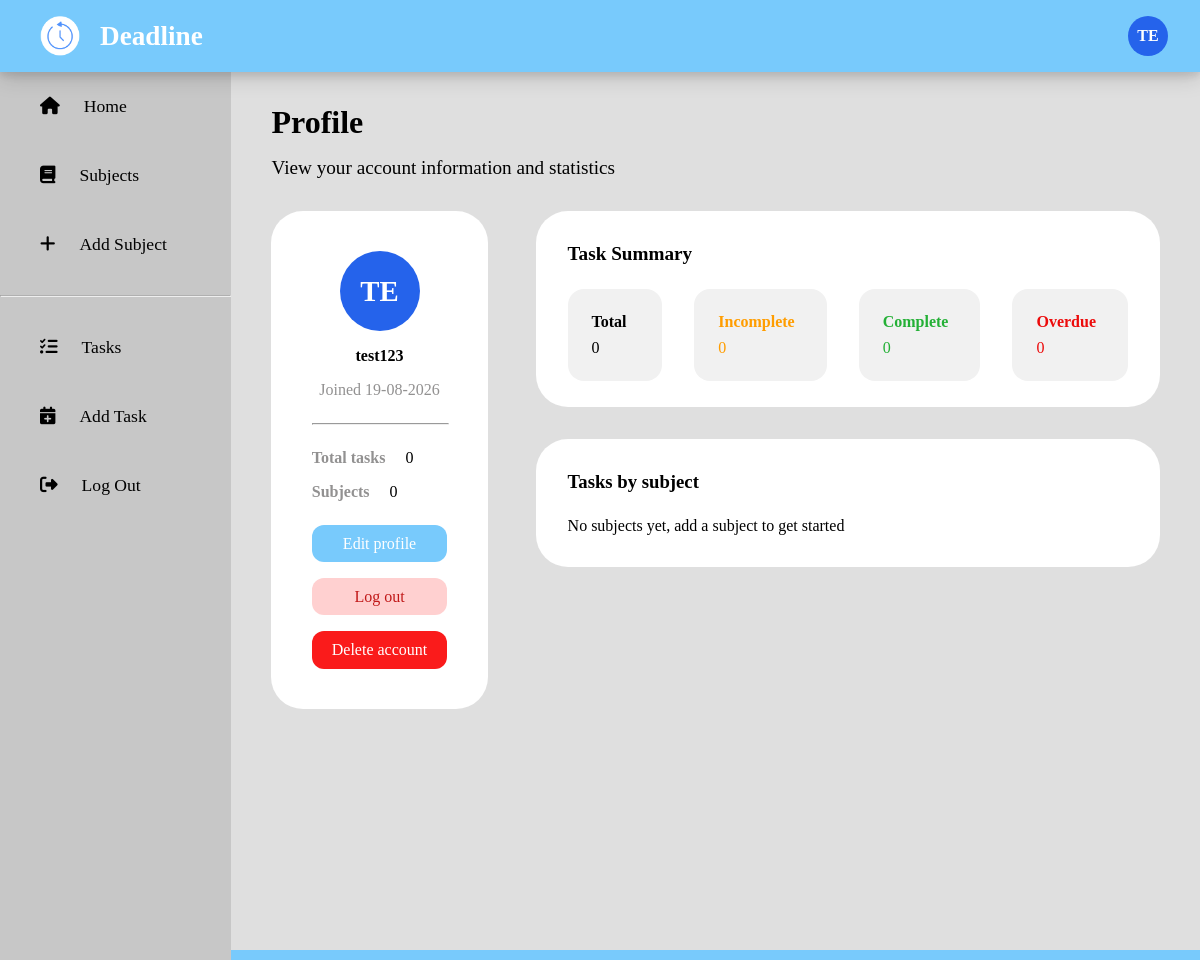
/profile (signed in), run on an earlier commit of the app's database.
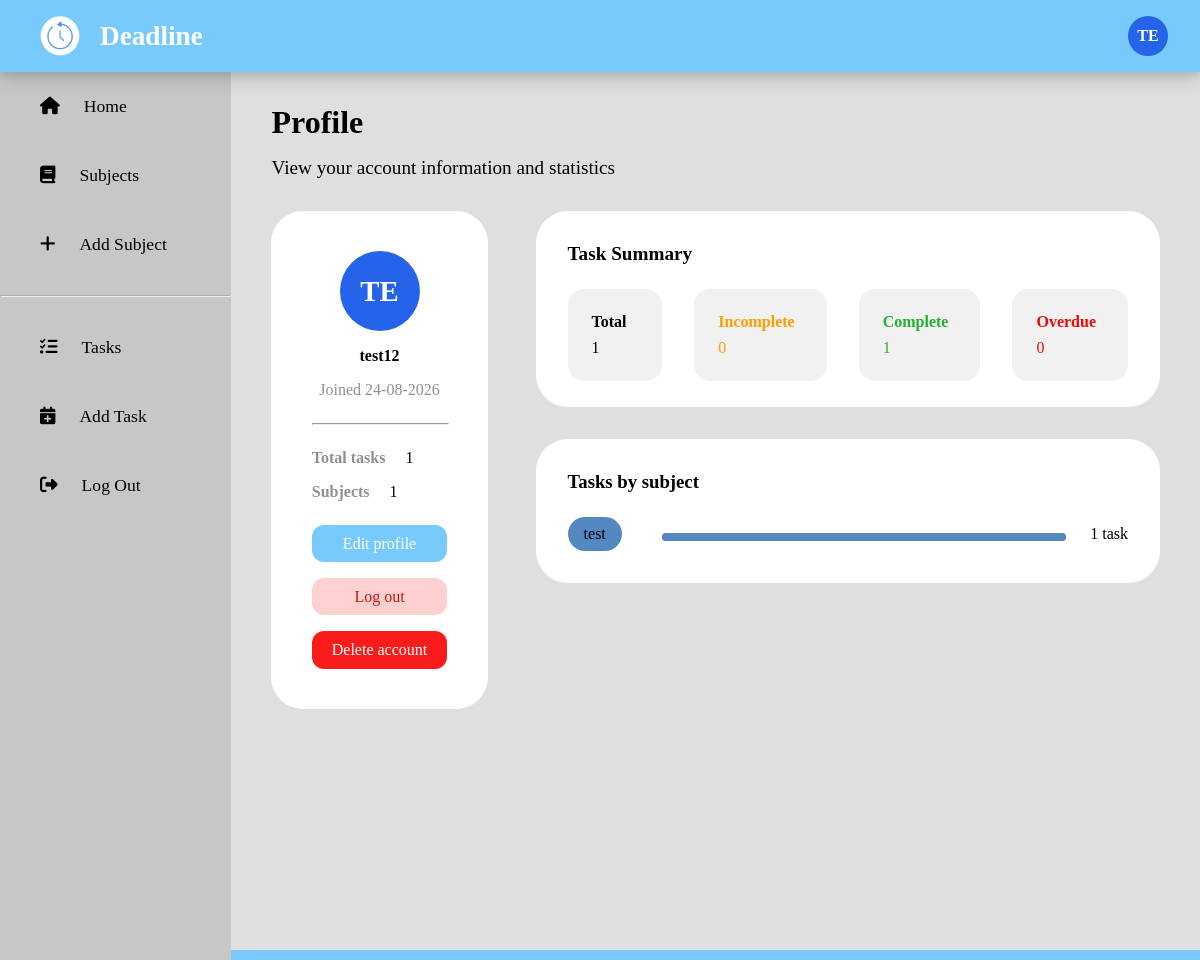
And on a later commit of the database.
### tables this page shows
CREATE TABLE Users (UserID INTEGER PRIMARY KEY, Username TEXT, Password TEXT, JoinDate TEXT);

CREATE TABLE Subjects (SubjectID INTEGER PRIMARY KEY, SubjectName TEXT, SubjectColor TEXT NOT NULL, UserID REFERENCES Users (UserID));

### app.py (the view)
@app.route('/profile')
@login_required
def profile():
    user = query_db("SELECT * FROM Users WHERE UserID = ?", (session['user_id'],), one=True)
    join_date = user[3] if len(user) > 3 else 'Unknown'
    total = query_db("SELECT COUNT(*) FROM Tasks WHERE UserID = ?", (session['user_id'],), one=True)[0]
    completed = query_db("SELECT COUNT(*) FROM Tasks WHERE UserID = ? AND StatusID = 1", (session['user_id'],), one=True)[0]
    overdue = query_db("SELECT COUNT(*) FROM Tasks WHERE UserID = ? AND StatusID = 4", (session['user_id'],), one=True)[0]
    incomplete = total - completed - overdue
    subjects = query_db("""
        SELECT Subjects.SubjectID, Subjects.SubjectName, Subjects.SubjectColor,
        COUNT(Tasks.TaskID) AS TaskCount
        FROM Subjects
        LEFT JOIN Tasks ON Subjects.SubjectID = Tasks.SubjectID
        WHERE Subjects.UserID = ?
        GROUP BY Subjects.SubjectID
        ORDER BY TaskCount DESC
    """, (session['user_id'],))
    subject_count = len(subjects)
    return render_template("profile.html", join_date=join_date, total=total, completed=completed, incomplete=incomplete, overdue=overdue, subjects=subjects, subject_count=subject_count)

### app.py (called while the page is built)
def get_db():
    db = getattr(g, '_database', None) # check if a connection already exists in g
    if db is None:
        db = g._database = sqlite3.connect(DATABASE) # creates a new connection if not
    return db

@app.teardown_appcontext
def close_connection(exception):
    db = getattr(g, '_database', None)
    if db is not None:
        db.close() # only close if a connection was opened

def query_db(query, args=(), one=False):
    cur = get_db().execute(query, args)
    rv = cur.fetchall()
    cur.close()
    return (rv[0] if rv else None) if one else rv

def login_required(f):
    @wraps(f)
    def decorated_function(*args, **kwargs):
        if 'user_id' not in session: # redirects to login page if not logged in
            return redirect(url_for('login'))
        return f(*args, **kwargs)
    return decorated_function

### templates/profile.html (shortened to what this page needs)
{% extends "layout.html" %}
{% block content %}
<div class="header-section">
    <div class="intro">
        <h1>Profile</h1>
        <p>View your account information and statistics</p>
    </div>
</div>
<div class="profile">
    <div class="user-information">
        <div class="profile-avatar">{{ session['username'][0].upper() }}{{ session['username'][1].upper() if session['username']|length > 1 else '' }}</div>
        <div class="profile-username">{{ session['username'] }}</div>
        <div class="join-date">Joined {{ join_date }}</div>
        <hr class="profile-divider">
        <div class="profile-info-row">
            <span class="profile-info-label">Total tasks</span>
            <span>{{ total }}</span>
        </div>
        <div class="profile-info-row">
            <span class="profile-info-label">Subjects</span>
            <span>{{ subject_count }}</span>
        </div>
        <a href="/edit-profile" class="profile-edit-btn">Edit profile</a>
        <a href="/logout" class="profile-logout-btn">Log out</a>
        <form method="POST" action="/delete-account" onsubmit="return confirm('Are you sure you want to delete your account? This cannot be undone.');">
            <button type="submit" class="profile-delete-btn">Delete account</button>
        </form>
    </div>
    <div class="profile-right-column">
        <div class="profile-stats">
            <h1 class="stats-title">Task Summary</h1>
            <div class="profile-stat-grid">
                <div class="profile-stat">
                    <div class="total-stat-label">Total</div>
                    <div class="total-stat-value">{{ total }}</div>
                </div>
                <div class="profile-stat">
                    <div class="incomplete-stat-label">Incomplete</div>
                    <div class="incomplete-stat-value">{{ incomplete }}</div>
                </div>
                <div class="profile-stat">
                    <div class="complete-stat-label">Complete</div>
                    <div class="complete-stat-value">{{ completed }}</div>
                </div>
                <div class="profile-stat">
                    <div class="overdue-stat-label">Overdue</div>
                    <div class="overdue-stat-value">{{ overdue }}</div>
                </div>
            </div>
        </div>
        <div class="profile-subjects-card">
            <h3 class="cards-title">Tasks by subject</h3>
            {% if subjects %}
                {% for subject in subjects %}
                    <div class="profile-subject-row">
                        <span class="profile-subject-pill" style="--pill-color: {{ subject[2] }}">{{ subject[1] }}</span>
                        <div class="profile-bar-bg">
                            <div class="profile-bar-fill" style="--fill-width: {{ (subject[3] / total * 100) if total else 0 }}%; --fill-color: {{ subject[2] }}"></div>
                        </div>
                        <span class="subject-count">{{ subject[3] }} task{{ 's' if subject[3] != 1 }}</span>
                    </div>
                {% endfor %}
            {% else %}
                <p class="profile-no-subjects-alert">No subjects yet, add a subject to get started</p>
            {% endif %}
        </div>
    </div>
</div>
{% endblock %}

### templates/layout.html (shortened to what this page needs)
<!DOCTYPE html>
<html lang="en">
<head>
    <link rel="stylesheet" href="{{ url_for('static', filename='style.css') }}">
    <link href="https://fonts.cdnfonts.com/css/satoshi" rel="stylesheet">
</head>
<body>
    <header>
        <div class="header-content">
            <img src="{{ url_for('static', filename='images/favicon.png') }}" class="header-logo" alt="Logo">
            <a href="/">Deadline</a>
            <a href="/profile" class="profile-icon">{{ session['username'][0].upper() }}{{ session['username'][1].upper() if session['username']|length > 1 else '' }}</a>
        </div>
    </header>
    <div class="main-container">
        <nav class="navbar">
            <ul>
                <li><a href="/"><i class="fa-solid fa-house"></i>Home</a></li>
                <li><a href="/subjects"><i class="fa-solid fa-book"></i>Subjects</a></li>
                <li><a href="javascript:void(0)" id="open-subject-modal-btn"><i class="fa-solid fa-plus"></i>Add Subject</a></li>
                <hr class="nav-divider">
                <li><a href="/tasks"><i class="fa-solid fa-list-check"></i>Tasks</a></li>
                <li><a href="javascript:void(0)" id="open-task-modal-btn"><i class="fa-solid fa-calendar-plus"></i>Add Task</a></li>
                <li><a href="/logout"><i class="fa-solid fa-right-from-bracket"></i>Log Out</a></li>
            </ul>
        </nav>
        <main>
            <div style="padding-bottom: 2rem;">
                {% block content %}{% endblock %}
            </div>
            <footer>&copy; Deadline 2026</footer>
        </main>
    </div>
</body>
</html>

What changed in the data, as far as the page shows it:
changed Users: username "test123" → "test12"; JoinDate "19-08-2026" → "24-08-2026"
now on this page (row edited): Subjects: SubjectName "test", SubjectID "1"
Also different on the page:
{{ total }}: "0" → "1"
{{ subject_count }}: "0" → "1"
{{ completed }}: "0" → "1"
text no longer shown: "No subjects yet, add a subject to get started"
